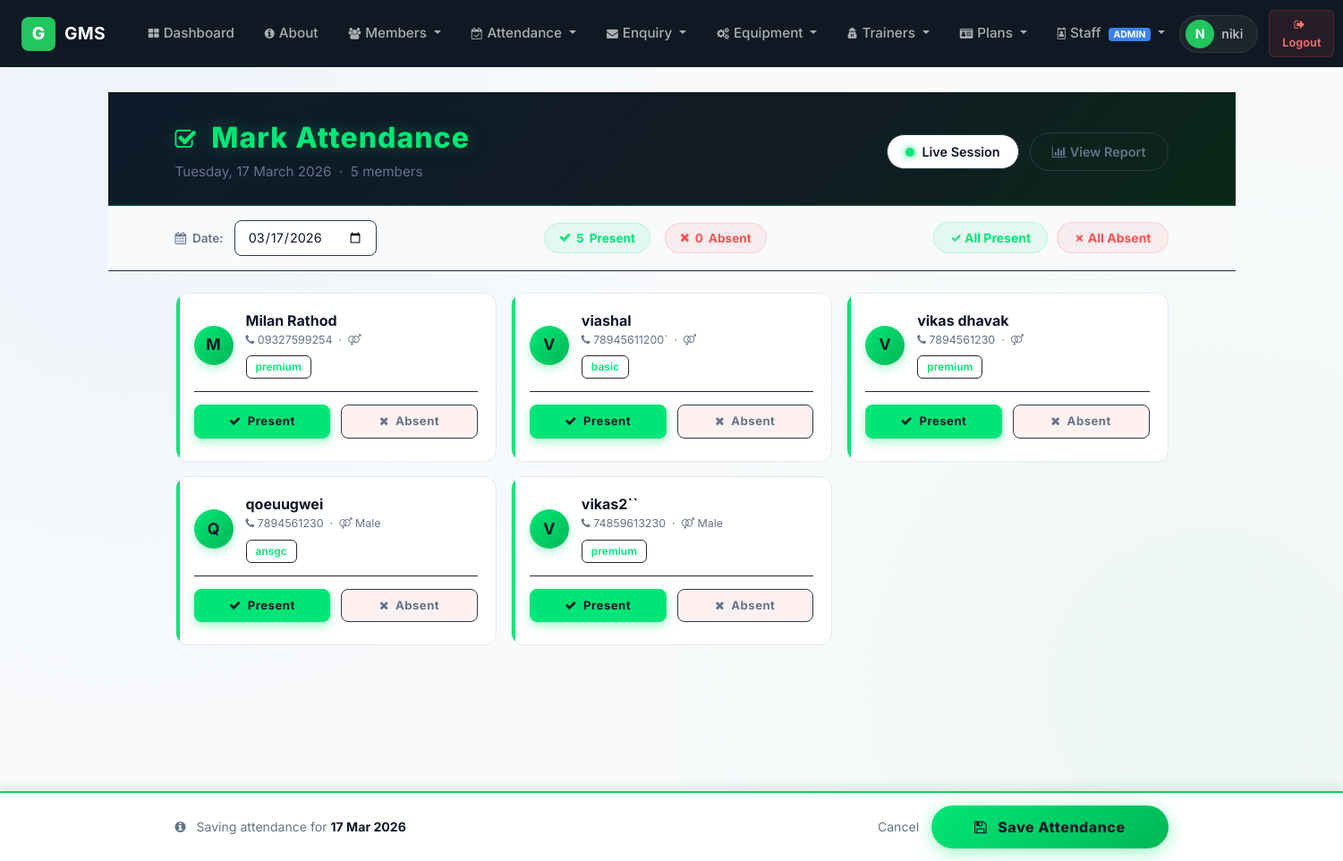
Page /mark_attendance/ (signed in) on the earlier database version.
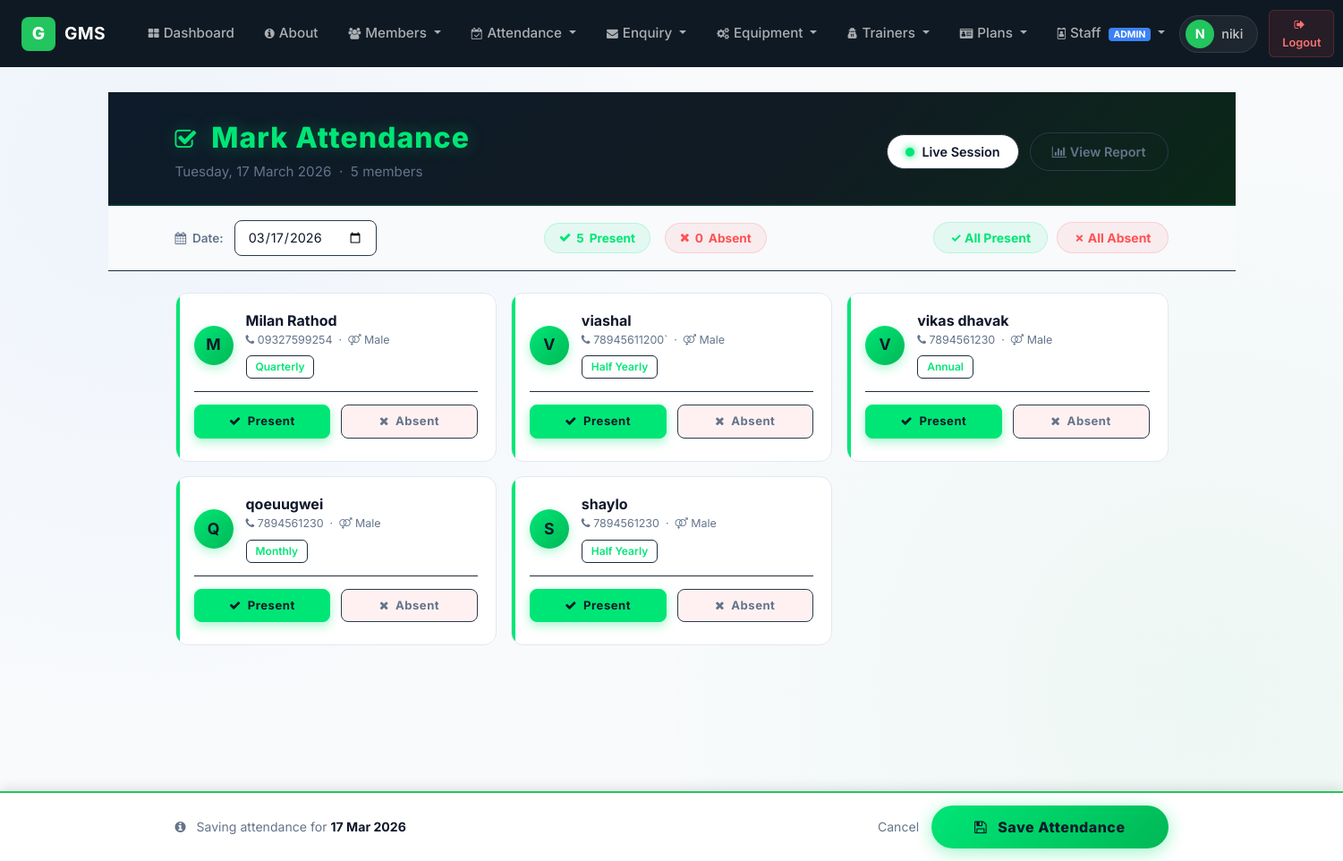
Same page on the later database version.
### gym/models.py (models this page shows, shortened)
class Member(models.Model):
    name = models.CharField(max_length=50)
    contact = models.CharField(max_length=15)
    emailid = models.EmailField(max_length=50)
    age = models.PositiveIntegerField()
    dob = models.DateField(null=True, blank=True)
    gender = models.CharField(max_length=10, default="")
    membership_type = models.CharField(max_length=20, default="basic")
    plan = models.ForeignKey(Plan, on_delete=models.CASCADE)  # Linked to Plan
    joindate = models.DateField()
    expiredate = models.DateField()
    initialamount = models.DecimalField(max_digits=10, decimal_places=2, default=0)

class Plan(models.Model):
    name = models.CharField(max_length=50)
    amount = models.DecimalField(max_digits=10, decimal_places=2)
    duration = models.PositiveIntegerField(help_text="Duration in days or months")
    def __str__(self):
        return self.name

### gym/views.py (the view, shortened to what this page needs)
# urls.py: path('mark_attendance/', Mark_Attendance, name='mark_attendance'),
def Mark_Attendance(request):
    import datetime
    if not request.user.is_staff:
        return redirect('login')
    today = datetime.date.today()
    members = Member.objects.all()
    existing = {a.member_id: a.status for a in Attendance.objects.filter(date=today)}
    member_data = []
    for m in members:
        member_data.append({
            'member': m,
            'status': existing.get(m.id, 'Present'),
        })
    context = {
        'member_data': member_data,
        'today': today,
        'total_members': members.count(),
    }
    return render(request, 'attendance.html', context)

### gym/templates/attendance.html (shortened to what the changed rows need)
{% extends 'navigation.html' %}
{% load static %}
{% block body %}
<div class="page-pb">
    <div class="att-hero">
        <div class="container">
            <div class="d-flex align-items-center justify-content-between flex-wrap" style="gap:12px">
                <div>
                    <h1><i class="fa fa-check-square-o" style="font-size:1.6rem;"></i> &nbsp;Mark Attendance</h1>
                </div>
            </div>
        </div>
    </div>
    <form method="POST" id="attendanceForm">
        <div class="container">
            {% if member_data %}
            <div class="members-grid">
                {% for item in member_data %}
                <div class="member-card {% if item.status == 'Absent' %}is-absent{% endif %}" id="card-{{ item.member.id }}">
                    <div class="d-flex align-items-center" style="gap:14px;">
                        <div class="member-avatar" id="avatar-{{ item.member.id }}">
                            {{ item.member.name|slice:":1"|upper }}
                        </div>
                        <div style="flex:1; min-width:0;">
                            <p class="member-name">{{ item.member.name }}</p>
                            <p class="member-meta">
                                <i class="fa fa-phone"></i> {{ item.member.contact }}
                                &nbsp;·&nbsp;
                                <i class="fa fa-venus-mars"></i> {{ item.member.gender }}
                            </p>
                            <span class="member-plan">{{ item.member.plan }}</span>
                        </div>
                    </div>
                    <div class="toggle-wrapper">
                        <label for="present_{{ item.member.id }}"
                            class="toggle-btn present-btn {% if item.status == 'Present' %}active{% endif %}"
                            style="text-align:center;">
                            <i class="fa fa-check"></i> &nbsp;Present
                        </label>
                        <label for="absent_{{ item.member.id }}"
                            class="toggle-btn absent-btn {% if item.status == 'Absent' %}active{% endif %}"
                            style="text-align:center;">
                            <i class="fa fa-times"></i> &nbsp;Absent
                        </label>
                    </div>
                </div>
                {% endfor %}
            </div>
            {% endif %}
        </div>
    </form>
</div>
{% endblock body %}

Differences in the rows shown:
removed Member: member.name "V", member.name "vikas2``", member.contact "74859613230", member.gender "Male", member.plan "premium"
changed Member "Milan Rathod": member.gender (not shown) → "Male"; member.plan "premium" → "Quarterly"
changed Member "viashal": member.gender (not shown) → "Male"; member.plan "basic" → "Half Yearly"
changed Member "vikas dhavak": member.gender (not shown) → "Male"; member.plan "premium" → "Annual"
changed Member "qoeuugwei": member.plan "ansgc" → "Monthly"
added Member: member.name "S", member.name "shaylo", member.contact "7894561230", member.gender "Male", member.plan "Half Yearly"
